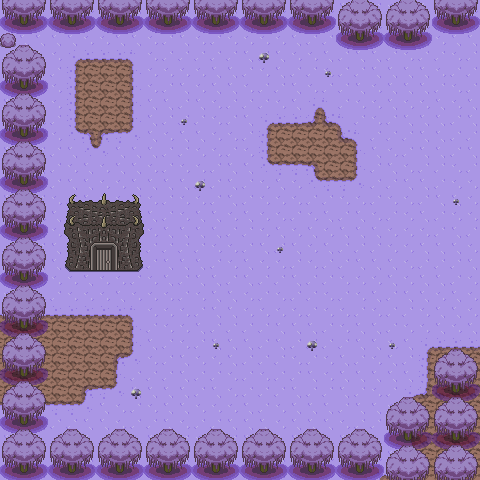

Below is a game level as drawn by its tile map, then a one-line description and the .tmx that defines it (tile-layer data replaced by summaries):
An orthogonal 30x30 tile map with 16x16 px tiles, 5 tile layers (Walkable, terain-split, WalkOver, Collisions, ...), 4 tilesets and 1 object (border-right).

<map version="1.0" orientation="orthogonal" width="30" height="30" tilewidth="16" tileheight="16">
 <properties>
  <property name="dayMonster" value="" />
  <property name="nightMonster" value="" />
  <property name="type" value="" />
  <property name="waterMonster" value="" />
  <property name="wildProbability" value="" />
 </properties>
 <tileset firstgid="1" name="1" tilewidth="16" tileheight="16">
  <image source="../../tileset/terra.png" trans="000000" width="512" height="512" />
  <tile id="32">
   <properties>
    <property name="Grass" value="true" />
   </properties>
  </tile>
  <tile id="837">
   <properties>
    <property name="Reflection" value="true" />
   </properties>
  </tile>
  <tile id="838">
   <properties>
    <property name="Reflection" value="true" />
   </properties>
  </tile>
  <tile id="839">
   <properties>
    <property name="Reflection" value="true" />
   </properties>
  </tile>
  <tile id="869">
   <properties>
    <property name="Reflection" value="true" />
   </properties>
  </tile>
  <tile id="870">
   <properties>
    <property name="Reflection" value="true" />
   </properties>
  </tile>
  <tile id="871">
   <properties>
    <property name="Reflection" value="true" />
   </properties>
  </tile>
  <tile id="901">
   <properties>
    <property name="Reflection" value="true" />
   </properties>
  </tile>
  <tile id="902">
   <properties>
    <property name="Reflection" value="true" />
   </properties>
  </tile>
  <tile id="903">
   <properties>
    <property name="Reflection" value="true" />
   </properties>
  </tile>
  <tile id="934">
   <properties>
    <property name="Reflection" value="true" />
   </properties>
  </tile>
  <tile id="935">
   <properties>
    <property name="Reflection" value="true" />
   </properties>
  </tile>
  <tile id="966">
   <properties>
    <property name="Reflection" value="true" />
   </properties>
  </tile>
  <tile id="967">
   <properties>
    <property name="Reflection" value="true" />
   </properties>
  </tile>
 </tileset>
 <tileset firstgid="1025" name="1" tilewidth="16" tileheight="16">
  <image source="../../tileset/wood.png" trans="000000" width="512" height="512" />
  <tile id="32">
   <properties>
    <property name="Grass" value="true" />
   </properties>
  </tile>
  <tile id="837">
   <properties>
    <property name="Reflection" value="true" />
   </properties>
  </tile>
  <tile id="838">
   <properties>
    <property name="Reflection" value="true" />
   </properties>
  </tile>
  <tile id="839">
   <properties>
    <property name="Reflection" value="true" />
   </properties>
  </tile>
  <tile id="869">
   <properties>
    <property name="Reflection" value="true" />
   </properties>
  </tile>
  <tile id="870">
   <properties>
    <property name="Reflection" value="true" />
   </properties>
  </tile>
  <tile id="871">
   <properties>
    <property name="Reflection" value="true" />
   </properties>
  </tile>
  <tile id="901">
   <properties>
    <property name="Reflection" value="true" />
   </properties>
  </tile>
  <tile id="902">
   <properties>
    <property name="Reflection" value="true" />
   </properties>
  </tile>
  <tile id="903">
   <properties>
    <property name="Reflection" value="true" />
   </properties>
  </tile>
  <tile id="934">
   <properties>
    <property name="Reflection" value="true" />
   </properties>
  </tile>
  <tile id="935">
   <properties>
    <property name="Reflection" value="true" />
   </properties>
  </tile>
  <tile id="966">
   <properties>
    <property name="Reflection" value="true" />
   </properties>
  </tile>
  <tile id="967">
   <properties>
    <property name="Reflection" value="true" />
   </properties>
  </tile>
 </tileset>
 <tileset firstgid="2049" source="../../tileset/invisible.tsx" />
 <tileset firstgid="2065" source="../../tileset/corruption.tsx" />
 <layer name="Walkable" width="30" height="30">
  <data>[900 cells, 900 non-empty, 4 distinct tile ids]</data>
 </layer>
 <layer name="terain-split" width="30" height="30">
  <data>[900 cells, 80 non-empty, 12 distinct tile ids]</data>
 </layer>
 <layer name="WalkOver" width="30" height="30">
  <data>[900 cells, 69 non-empty, 4 distinct tile ids]</data>
 </layer>
 <layer name="Collisions" width="30" height="30">
  <data>[900 cells, 274 non-empty, 31 distinct tile ids]</data>
 </layer>
 <layer name="WalkBehind" width="30" height="30">
  <data>[900 cells, 68 non-empty, 8 distinct tile ids]</data>
 </layer>
 <objectgroup name="Moving" width="30" height="30">
  <object name="border" type="border-right" gid="2052" x="464" y="256">
   <properties>
    <property name="map" value="0.0" />
   </properties>
  </object>
 </objectgroup>
</map>
